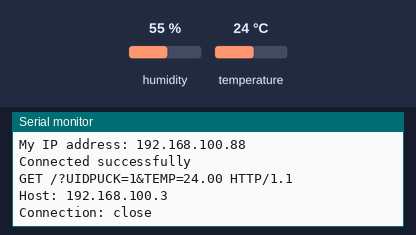
Bench run of a sketch on a simulated Arduino Uno, built with avr-gcc and run on an emulated ATmega328P. Parts: the last lines printed to the serial monitor. The test bench sets the inputs (shaded band); at power-on: temperature 24 °C, humidity 55 %. WiFi joins after 1.5 s; servers stay silent unless stated; uploads are accepted with an empty reply.

Above: at 3.2 s.
3.3 s: temperature set to 12 °C
At 8.2 s:
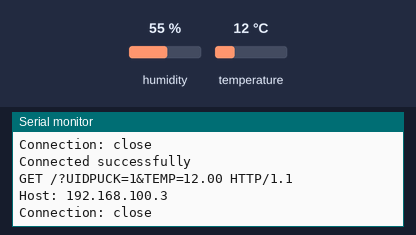
9.2 s: temperature set to 19 °C
At 14.4 s:
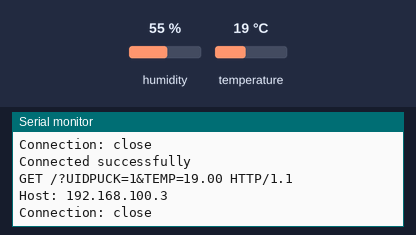
Timing chart, 0 to 15.9 s (numbered marks = the images above; inputs shaded):
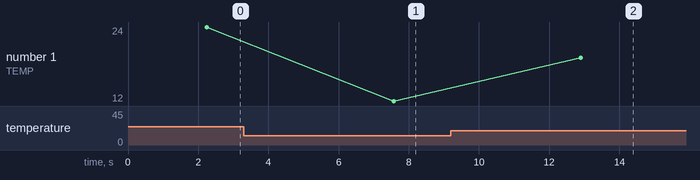

Measured:
- after the input at 3.3 s, the serial monitor: prints a new line after 4.3 s (image 1)
- after the input at 9.2 s, the serial monitor: prints a new line after 3.7 s (image 2)
- plotted number 1: 24 → 12 after the input at 3.3 s, 12 → 19 after the input at 9.2 s

The sketch:

ReadingSensorDataAndSendingToServer.ino
```cpp
#include <SPI.h>
#include <Ethernet.h>

#include "DHT.h"
#define DHTPIN A0     // what digital pin we're connected to

#define DHTTYPE DHT11   // DHT 11
DHT dht(DHTPIN, DHTTYPE);

byte mac[] = { 0xDE, 0xAD, 0xBE, 0xEF, 0xFE, 0xED };

IPAddress ip(192, 168, 100, 88);

EthernetClient client;
//char server[] = "www.dweet.io";
IPAddress server(192, 168, 100, 3);

void setup() {

Serial.begin(9600);

delay(1000);
Ethernet.begin(mac, ip);
Serial.print("My IP address: ");
Serial.println(Ethernet.localIP());

delay(1000);
dht.begin();

}

void loop() {

if (client.available())
{
  char c = client.read();
  Serial.write(c);
}

httpRequest();
delay(5000);

}

void httpRequest() {

float t = dht.readTemperature();

if (client.connect(server, 8086)) {
    Serial.println("Connected successfully\n");

    // Print for debugging
    Serial.print("GET /?UIDPUCK=");
    Serial.print("1");
    Serial.print("&TEMP=");
    Serial.print(String(t));
    Serial.println(" HTTP/1.1");
    Serial.print("Host: ");
    Serial.println(server);
    Serial.println("Connection: close");

    client.print("GET  /?UIDPUCK=");
    client.print("1");
    client.print("&TEMP=");
    client.print(String(t));
    client.println(" HTTP/1.1");
    client.print("Host: ");
    client.println(server);
    client.println("Connection: close");
    client.println();
    client.println();
    client.stop();

}
}
```
